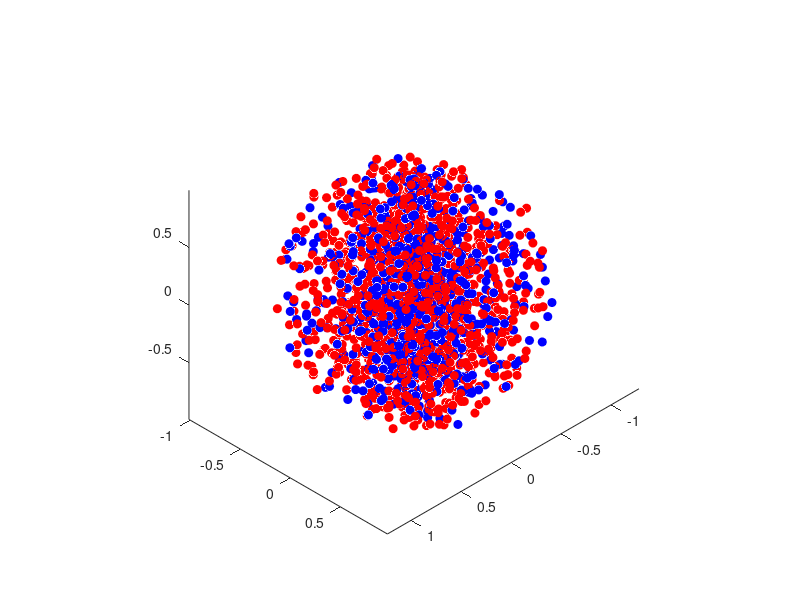

MATLAB code for this plot: (Note: this script raises an error after producing the figure.)
% SVD: plot of singular values at different distances between sources and targets 

clear variables, close all

% number of sources
N = 1000;
% number of targets
M = 2000;

% radius of sources
R0 = 1;
% inner radius of targets
Rin = [0 1 2 9];
% outer radius of targets
Rout = [1 2 3 10];

% desired tolerance
eps = 1e-4;

% source points
r = R0*rand(N,1);
theta = pi*rand(N,1);
phi = 2*pi*rand(N,1);
P = [r.*sin(theta).*cos(phi) r.*sin(theta).*sin(phi) r.*cos(theta)];

for i = 1:length(Rin)
    
    % target points
    r = Rin(i)+(Rout(i)-Rin(i))*rand(M,1);
    theta = pi*rand(M,1);
    phi = 2*pi*rand(M,1);
    Q = [r.*sin(theta).*cos(phi) r.*sin(theta).*sin(phi) r.*cos(theta)];
    
    % plot
    h1 = figure; hold on, axis equal, view([1 1 1])
    plot3(P(:,1),P(:,2),P(:,3),'o','MarkerSize',6,'MarkerEdgeColor','b','MarkerFaceColor','b');
    plot3(Q(:,1),Q(:,2),Q(:,3),'o','MarkerSize',6,'MarkerEdgeColor','r','MarkerFaceColor','r');
    figuresetup(h1); box off
    print('-dpdf',strcat('sphere',num2str(Rin(i)))); 
    
    % calculate 1/r matrix (assume point charge q = 1)
    D = distance(P,Q);
    % kernel matrix K
    K = 1./D;
    
    % perform SVD
    [U,S,V] = svd(K);
    sigma(:,i) = diag(S);
end

h2 = figure;
plot(log10(sigma));
xlabel('singular value No.');
ylabel('log10 singular value');
legend('Rin = 0, Rout = 1','Rin = 1, Rout = 2','Rin = 2, Rout = 3','Rin = 9, Rout = 10');
figuresetup(h2);
print('-dpdf',strcat('svd',num2str(Rin(i)))); 

